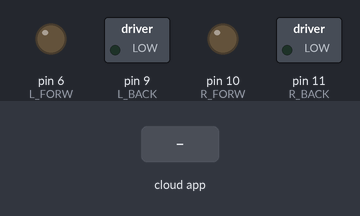
Simulated run of this sketch. Board: Arduino Uno, built with avr-gcc and run on an emulated ATmega328P. Parts: switched loads named in the sketch (green lamp = pin HIGH), output pins drawn as LEDs (lit = HIGH). The test bench sets the inputs (shaded band). The ROS host is connected and sends only what is stated.

Above: at 1.2 s.
1.3 s: the phone or cloud app sets linear.x to -100
At 2.0 s:
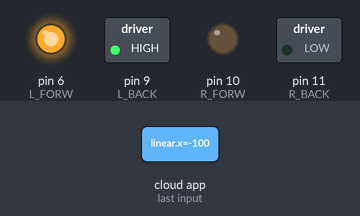
Timing chart, 0 to 4.3 s (numbered marks = the images above; inputs shaded):
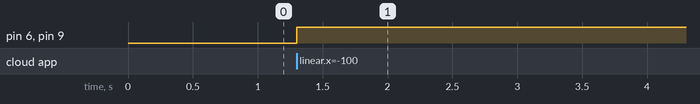

Measured:
- after the input at 1.3 s, pin 6 (L_FORW), pin 9 (L_BACK): LOW → HIGH at once

The sketch:

ROS_Firmware_Teleop.ino
```cpp
                                          ///// Setting up all the libraries

#include <math.h>
#include <ros.h>
#include <geometry_msgs/Twist.h>

                                          ///// Defining the PWM maximum and minimum range
#define PWMRANGEs 1020 // if you type not "s" it will pick basic pwm range for me it took 255 for the arduino causing problems
#define PWM_MIN 300

                                          ///// Initializing the functions that we will be using through the code
void setupPins();
void setupSerial();
void setupWiFi();
bool rosConnected();
void onTwist(const geometry_msgs::Twist &msg);
float mapPwm(float x, float out_min, float out_max);

                                          ///// All pins defining
//const uint8_t R_PWM =  5;
const uint8_t R_BACK = 11;
const uint8_t R_FORW = 10;

//const uint8_t L_PWM =  3;
const uint8_t L_BACK = 9;
const uint8_t L_FORW = 6;


                                           //// Setting up arduino ROS communication handle
ros::NodeHandle node;
ros::Subscriber<geometry_msgs::Twist> sub("/cmd_vel", &onTwist); // keyboard input subscriber


                                           //// Generic structure of arduino IDE programming

void setup()
{ Serial.begin(57600);
  setupPins();
  node.initNode();
  node.subscribe(sub);// starting to subscribe the desired topic
}

                                           //// Difining Functionality of all pins

void setupPins()
{ /// calling this function from setup();
  //pinMode(L_PWM,  OUTPUT);
  pinMode(L_FORW, OUTPUT);
  pinMode(L_BACK, OUTPUT);
  //pinMode(R_PWM,  OUTPUT);
  pinMode(R_FORW, OUTPUT);
  pinMode(R_BACK, OUTPUT);
  stop(); // making robot to not move
}

                                            //// Connecting esp to common ROSCORE wifi

                                           //// Stop function to stop the robot movement
void stop()
{
  digitalWrite(L_FORW, 0);
  digitalWrite(L_BACK, 0);
  digitalWrite(R_FORW, 0);
  digitalWrite(R_BACK, 0);
  //analogWrite(L_PWM,   0);
  //analogWrite(R_PWM,   0);
}

                                           //// Starting the commands dealing mathemetically

void onTwist(const geometry_msgs::Twist &msg)
{

  float x = max(min(msg.linear.x, 1.0f), -1.0f);// minimum value (-1) maximum value (1)
  float z = max(min(msg.angular.z, 1.0f), -1.0f);// minimum value (-1) maximum value (1)

                                          /// Transforming linear and angular velocities to speed for the LEFT RIGHT MOTORS
  float l = (msg.linear.x - msg.angular.z) / 2;
  float r = (msg.linear.x + msg.angular.z) / 2;
                                          ///According to the speed derived we get pwm for motors
  uint16_t lPwm = mapPwm(fabs(l), 450, 1050);
  uint16_t rPwm = mapPwm(fabs(r), 450, 1050);

  digitalWrite(L_FORW, HIGH);
  digitalWrite(R_FORW, LOW);

  digitalWrite(L_BACK, HIGH);
  digitalWrite(R_BACK, LOW);

  //analogWrite(L_PWM, lPwm);
  //analogWrite(R_PWM, rPwm);
}


                                           //// Main loop just spins on the back subscribing node gets the work done
void loop()
{
  node.spinOnce();
  delay(10);
}


float mapPwm(float x, float out_min, float out_max)
{
  return x * (out_max - out_min) + out_min;
}
```
